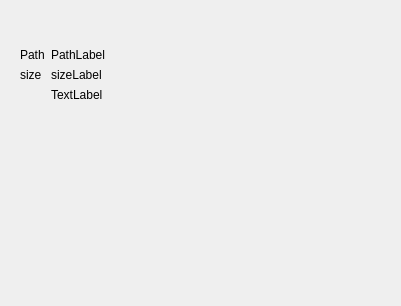
<?xml version="1.0" encoding="UTF-8"?>
<ui version="4.0">
 <comment>
 * Released as open source by NCC Group Plc - http://www.nccgroup.com/
 *
 * Developed by Gabriel Caudrelier, gabriel dot caudrelier at nccgroup dot com
 *
 * https://github.com/nccgroup/pip3line
 *
 * Released under AGPL see LICENSE for more information
</comment>
 <class>FileWidget</class>
 <widget class="QWidget" name="FileWidget">
  <property name="geometry">
   <rect>
    <x>0</x>
    <y>0</y>
    <width>401</width>
    <height>306</height>
   </rect>
  </property>
  <property name="windowTitle">
   <string>Form</string>
  </property>
  <layout class="QVBoxLayout" name="mainLayout">
   <item alignment="Qt::AlignRight">
    <widget class="QPushButton" name="refreshPushButton">
     <property name="maximumSize">
      <size>
       <width>25</width>
       <height>16777215</height>
      </size>
     </property>
     <property name="text">
      <string/>
     </property>
     <property name="icon">
      <iconset resource="../gui_res.qrc">
       <normaloff>:/Images/icons/view-refresh.png</normaloff>:/Images/icons/view-refresh.png</iconset>
     </property>
     <property name="flat">
      <bool>true</bool>
     </property>
    </widget>
   </item>
   <item>
    <widget class="QWidget" name="statsWidget" native="true">
     <layout class="QFormLayout" name="formLayout">
      <property name="labelAlignment">
       <set>Qt::AlignLeading|Qt::AlignLeft|Qt::AlignVCenter</set>
      </property>
      <item row="3" column="1">
       <widget class="QLabel" name="rightsTextLabel">
        <property name="sizePolicy">
         <sizepolicy hsizetype="Preferred" vsizetype="Maximum">
          <horstretch>0</horstretch>
          <verstretch>0</verstretch>
         </sizepolicy>
        </property>
        <property name="text">
         <string>TextLabel</string>
        </property>
       </widget>
      </item>
      <item row="2" column="1">
       <widget class="QLabel" name="sizeTextLabel">
        <property name="sizePolicy">
         <sizepolicy hsizetype="Preferred" vsizetype="Maximum">
          <horstretch>0</horstretch>
          <verstretch>0</verstretch>
         </sizepolicy>
        </property>
        <property name="text">
         <string>sizeLabel</string>
        </property>
       </widget>
      </item>
      <item row="2" column="0">
       <widget class="QLabel" name="sizeLabel">
        <property name="text">
         <string>size</string>
        </property>
       </widget>
      </item>
      <item row="1" column="0">
       <widget class="QLabel" name="pathLabel">
        <property name="text">
         <string>Path</string>
        </property>
       </widget>
      </item>
      <item row="1" column="1">
       <widget class="QLabel" name="pathTextLabel">
        <property name="sizePolicy">
         <sizepolicy hsizetype="Minimum" vsizetype="Maximum">
          <horstretch>0</horstretch>
          <verstretch>0</verstretch>
         </sizepolicy>
        </property>
        <property name="text">
         <string>PathLabel</string>
        </property>
        <property name="wordWrap">
         <bool>true</bool>
        </property>
       </widget>
      </item>
     </layout>
    </widget>
   </item>
  </layout>
 </widget>
 <resources>
  <include location="../gui_res.qrc"/>
 </resources>
 <connections/>
</ui>
